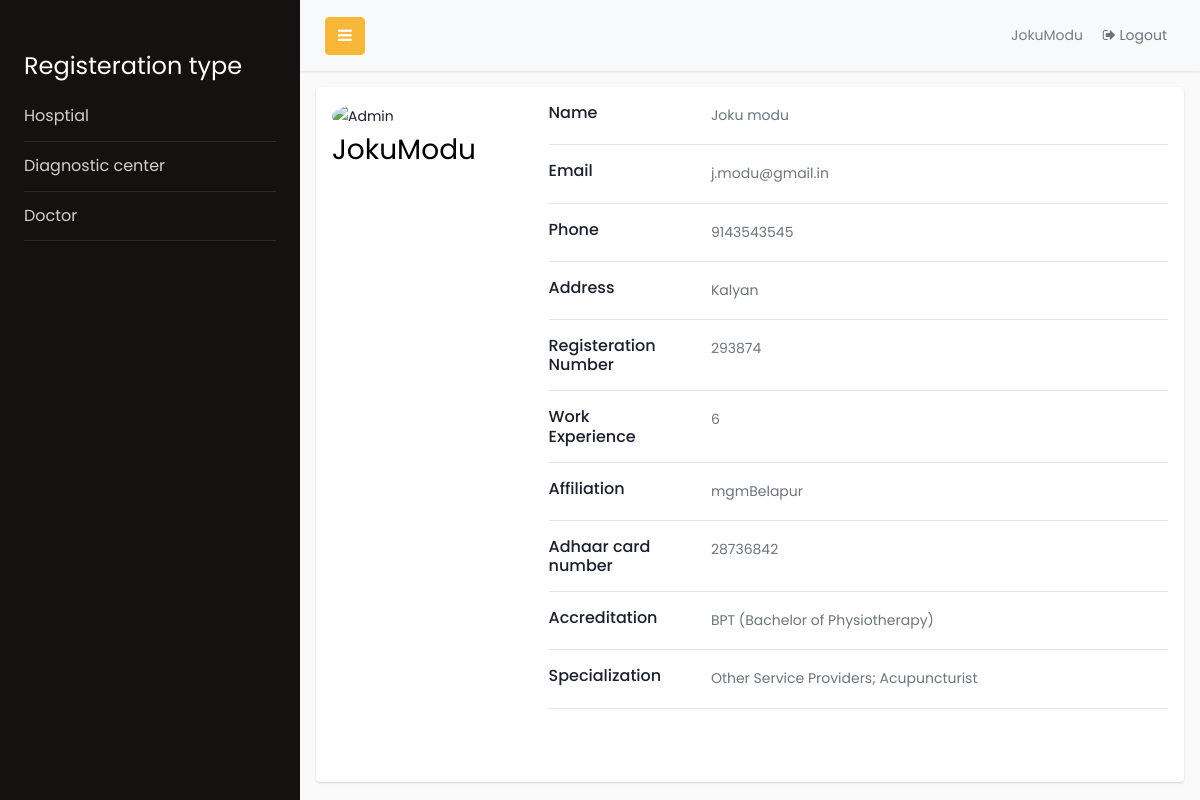
The app's page /d/profile/ (signed in) with its own data.
### ARCIT/models.py (models this page shows)
class User(AbstractUser):
    id = models.BigAutoField(primary_key=True)
    is_patient = models.BooleanField(default=False)
    is_doctor = models.BooleanField(default=False)
    is_hospital = models.BooleanField(default=False)
    is_diagnosticDepartment = models.BooleanField(default=False)

### Doctor/models.py (models this page shows)
class Doctor(models.Model):
    id = models.BigAutoField(primary_key=True)
    user=models.OneToOneField(settings.AUTH_USER_MODEL, on_delete=models.CASCADE)
    name = models.CharField(max_length=100)
    doctor_registeration_no = models.CharField(max_length = 30, unique=True)
    email = models.EmailField(max_length=254, unique=True)
    phone_number = models.IntegerField(unique=True)
    experience = models.IntegerField()
    affiliation = models.CharField(max_length=100)
    accreditation = models.CharField(max_length=254)
    address = models.CharField(max_length=100)
    adharcardno = models.IntegerField(unique=True)
    specialization = models.CharField(max_length=100)

### Doctor/views.py (the view)
class ViewDoctorProfile(TemplateView):
    template_name='Doctor/profile.html'
    def get(self,request, *args, **kwargs):
        user = User.objects.get(username=request.session['loggedin_username'])
        doctor = Doctor.objects.get(user=user)
        return render(request,self.template_name,{'profile':doctor})

### templates/Doctor/profile.html (shortened to what this page needs)
{% extends 'sidebar.html' %}
{% block content %}
<body>
    <div class="row gutters-sm">
        <div class="col-md-12">
            <div class="card" style="height: calc(100vh - 105px);">
                <div class="card-body">
                    <div class="row">
                        <div class="col-3 ">
                            <img src="https://bootdey.com/img/Content/avatar/avatar7.png" alt="Admin" class="rounded-circle" width="150">
                            <div ><h3>{{profile.user}}</h3>
                            </div>
                        </div>
                        <div class="col-9">
                            <div class="row">
                                <div class="col-sm-3"><h6 class="mb-0">Name</h6></div>
                                <div class="col-sm-9 text-secondary">{{profile.name}}</div>
                            </div>
                            <hr>
                            <div class="row">
                                <div class="col-sm-3">
                                    <h6 class="mb-0">Email</h6>
                                </div>
                            <div class="col-sm-9 text-secondary">{{profile.email}}</div>
                        </div>
                        <hr>
                        <div class="row">
                            <div class="col-sm-3">
                                <h6 class="mb-0">Phone</h6>
                            </div>
                            <div class="col-sm-9 text-secondary">{{profile.phone_number}}</div>
                        </div>
                        <hr>
                        <div class="row">
                            <div class="col-sm-3"><h6 class="mb-0">Address</h6></div>
                            <div class="col-sm-9 text-secondary">{{profile.address}}</div>
                        </div>
                        <hr>
                        <div class="row">
                            <div class="col-sm-3">
                                <h6 class="mb-0">Registeration Number</h6>
                            </div>
                        <div class="col-sm-9 text-secondary">{{profile.doctor_registeration_no}}</div>
                        </div>
                        <hr>
                        <div class="row">
                            <div class="col-sm-3">
                                <h6 class="mb-0">Work Experience</h6>
                            </div>
                        <div class="col-sm-9 text-secondary">{{profile.experience}}</div>
                        </div>
                        <hr>
                        <div class="row">
                            <div class="col-sm-3">
                                <h6 class="mb-0">Affiliation</h6>
                            </div>
                        <div class="col-sm-9 text-secondary">{{profile.affiliation}}</div>
                        </div>
                        <hr>
                        <div class="row">
                            <div class="col-sm-3">
                                <h6 class="mb-0">Adhaar card number</h6>
                            </div>
                            <div class="col-sm-9 text-secondary">{{profile.adharcardno}}</div>
                        </div>
                        <hr>
                        <div class="row">
                            <div class="col-sm-3"><h6 class="mb-0">Accreditation</h6></div>
                            <div class="col-sm-9 text-secondary">{{profile.accreditation}}</div>
                        </div>
                        <hr>
                        <div class="row">
                            <div class="col-sm-3"><h6 class="mb-0">Specialization</h6></div>
                            <div class="col-sm-9 text-secondary">{{profile.specialization}}</div>
                        </div>
                        <hr>
                    </div>
                </div>
            </div>
            </div>
        </div>
    </div>
</body>
{% endblock %}

### templates/sidebar.html (shortened to what this page needs)
{% load static %}
<!doctype html>
<html lang="en">
  <head>
    <link rel="stylesheet" href="https://stackpath.bootstrapcdn.com/font-awesome/4.7.0/css/font-awesome.min.css">
    <link rel="stylesheet" href="{% static 'css/style.css' %}">
  </head>
  <body>
		<div class="wrapper d-flex align-items-stretch">
			<nav id="sidebar">
				<div class="p-4 pt-5">
          <ul class="list-unstyled components mb-5">
              {% if request.session.is_doctor %}
                <li>
                    <a href="{% url 'doctorprofile' %}">Profile</a>
                </li>
                <li>
                    <a href="{% url 'registeration' role="P" %}">New patient</a>
                </li>
                <li>
                    <a href="{% url 'otpAuth' %}">Existing patient</a>
                </li>
              {% else %}
                <li>
                    <h4 style="color:white">Registeration type</h4>
                </li>
                <li>
                    <a href="{% url 'registeration' role="H" %}">Hosptial</a>
                </li>
                <li>
                    <a href="{% url 'registeration' role="R" %}">Diagnostic center</a>
                </li>
                <li>
                    <a href="{% url 'registeration' role="D" %}">Doctor</a>
                </li>
            {% endif %}
          </ul>
	      </div>
    	</nav>
      <div id="content">
        <nav class="navbar navbar-expand-lg navbar-light bg-light mb-0">
          <div class="container-fluid">
            <button type="button" id="sidebarCollapse" class="btn btn-primary">
              <i class="fa fa-bars"></i>
            </button>
            <div class="collapse navbar-collapse" id="navbarSupportedContent">
              <ul class="nav navbar-nav ml-auto" >
                <li class="nav-item">
                  {% if request.session.loggedin_username %}
                    <a href="{% url 'logout' %}" class="nav-link">
                  {% else %}
                    <a href="{% url 'login' %}" class="nav-link">
                  {% endif %}
                    <span class="mr-3">{{request.session.loggedin_username}}</span>
                    <span class="text-secondary">
                      <i class="fa fa-sign-out" aria-hidden="true"></i>
                        <span class="pt-1">
                          {% if request.session.loggedin_username %}
                              Logout
                          {% else %}
                              Login
                          {% endif %}
                        </span>
                    </span>
                </a>
              </ul>
            </div>
          </div>
        </nav>
        <div class="p-3">
          {% block content %} {% endblock content %}
        </div>
      </div>
		</div>
  </body>
</html>

### templates/Doctor/profile.html (style rules this page uses)
body { color: #1a202c; text-align: left; }
.card { box-shadow: 0 1px 3px 0 rgba(0,0,0,.1), 0 1px 2px 0 rgba(0,0,0,.06); }
.card { position: relative; display: flex; flex-direction: column; min-width: 0; word-wrap: break-word; background-color: #fff; background-clip: border-box; border: 0 solid rgba(0,0,0,.125); border-radius: .25rem; }
.card-body { flex: 1 1 auto; min-height: 1px; padding: 1rem; }
.gutters-sm { margin-right: -8px; margin-left: -8px; }
.gutters-sm>.col, .gutters-sm>[class*=col-] { padding-right: 8px; padding-left: 8px; }

### records on screen
User: session.loggedin_username "JokuModu"
Doctor: user "JokuModu", name "Joku modu", email "j.modu@gmail.in", phone_number "9143543545", address "Kalyan", doctor_registeration_no "293874", experience "6", affiliation "mgmBelapur", adharcardno "28736842", accreditation "BPT (Bachelor of Physiotherapy)", specialization "Other Service Providers; Acupuncturist"
